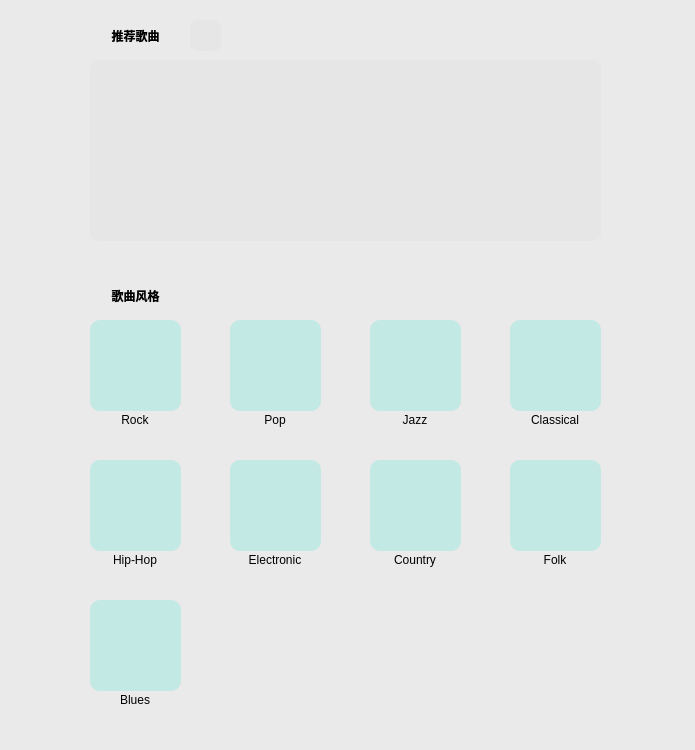
     <widget class="QWidget" name="scrollAreaWidgetContents">
      <property name="geometry">
       <rect>
        <x>0</x>
        <y>0</y>
        <width>695</width>
        <height>750</height>
       </rect>
      </property>
      <property name="styleSheet">
       <string notr="true">QWidget{
background-color: rgba(226, 226, 226, 0.5);
}</string>
      </property>
      <widget class="QLabel" name="recommendLabel">
       <property name="geometry">
        <rect>
         <x>90</x>
         <y>20</y>
         <width>91</width>
         <height>31</height>
        </rect>
       </property>
       <property name="styleSheet">
        <string notr="true">font: 87 15pt &quot;Arial Black&quot;;
font: bold;
background-color: transparent;</string>
       </property>
       <property name="text">
        <string>推荐歌曲</string>
       </property>
       <property name="alignment">
        <set>Qt::AlignCenter</set>
       </property>
      </widget>
      <widget class="QLabel" name="featureLabel">
       <property name="geometry">
        <rect>
         <x>90</x>
         <y>280</y>
         <width>91</width>
         <height>31</height>
        </rect>
       </property>
       <property name="styleSheet">
        <string notr="true">font: 87 15pt &quot;Arial Black&quot;;
font: bold;
background-color: transparent;</string>
       </property>
       <property name="text">
        <string>歌曲风格</string>
       </property>
       <property name="alignment">
        <set>Qt::AlignCenter</set>
       </property>
      </widget>
      <widget class="QPushButton" name="rockButton">
       <property name="geometry">
        <rect>
         <x>90</x>
         <y>320</y>
         <width>91</width>
         <height>91</height>
        </rect>
       </property>
       <property name="cursor">
        <cursorShape>PointingHandCursor</cursorShape>
       </property>
       <property name="styleSheet">
        <string notr="true">QPushButton{
	background-color:#c3e9e5;
	border-radius:10px;
	outline: 1px solid #0000ff;
}

QPushButton:hover
{
  border-radius:10px;
  background-color: rgb(0, 187, 193);
  border-color: rgba(255, 255, 255,200);
}</string>
       </property>
       <property name="text">
        <string/>
       </property>
       <property name="iconSize">
        <size>
         <width>72</width>
         <height>72</height>
        </size>
       </property>
      </widget>
      <widget class="QLabel" name="rockLabel">
       <property name="geometry">
        <rect>
         <x>100</x>
         <y>410</y>
         <width>70</width>
         <height>20</height>
        </rect>
       </property>
       <property name="styleSheet">
        <string notr="true">font: 87 8.5pt &quot;Arial Black&quot;;
background-color: transparent;</string>
       </property>
       <property name="text">
        <string>Rock</string>
       </property>
       <property name="alignment">
        <set>Qt::AlignCenter</set>
       </property>
      </widget>
      <widget class="QLabel" name="electronicLabel">
       <property name="geometry">
        <rect>
         <x>240</x>
         <y>550</y>
         <width>70</width>
         <height>20</height>
        </rect>
       </property>
       <property name="styleSheet">
        <string notr="true">font: 87 8.5pt &quot;Arial Black&quot;;
background-color: transparent;</string>
       </property>
       <property name="text">
        <string>Electronic</string>
       </property>
       <property name="alignment">
        <set>Qt::AlignCenter</set>
       </property>
      </widget>
      <widget class="QPushButton" name="hip_hopButton">
       <property name="geometry">
        <rect>
         <x>90</x>
         <y>460</y>
         <width>91</width>
         <height>91</height>
        </rect>
       </property>
       <property name="cursor">
        <cursorShape>PointingHandCursor</cursorShape>
       </property>
       <property name="styleSheet">
        <string notr="true">QPushButton{
	background-color:#c3e9e5;
	border-radius:10px;
	outline: 1px solid #0000ff;
}

QPushButton:hover
{
  border-radius:10px;
  background-color: rgb(0, 187, 193);
  border-color: rgba(255, 255, 255,200);
}</string>
       </property>
       <property name="text">
        <string/>
       </property>
       <property name="iconSize">
        <size>
         <width>72</width>
         <height>72</height>
        </size>
       </property>
      </widget>
      <widget class="QLabel" name="jazzLabel">
       <property name="geometry">
        <rect>
         <x>380</x>
         <y>410</y>
         <width>70</width>
         <height>20</height>
        </rect>
       </property>
       <property name="styleSheet">
        <string notr="true">font: 87 8.5pt &quot;Arial Black&quot;;
background-color: transparent;</string>
       </property>
       <property name="text">
        <string>Jazz</string>
       </property>
       <property name="alignment">
        <set>Qt::AlignCenter</set>
       </property>
      </widget>
      <widget class="QPushButton" name="jazzButton">
       <property name="geometry">
        <rect>
         <x>370</x>
         <y>320</y>
         <width>91</width>
         <height>91</height>
        </rect>
       </property>
       <property name="cursor">
        <cursorShape>PointingHandCursor</cursorShape>
       </property>
       <property name="styleSheet">
        <string notr="true">QPushButton{
	background-color:#c3e9e5;
	border-radius:10px;
	outline: 1px solid #0000ff;
}

QPushButton:hover
{
  border-radius:10px;
  background-color: rgb(0, 187, 193);
  border-color: rgba(255, 255, 255,200);
}</string>
       </property>
       <property name="text">
        <string/>
       </property>
       <property name="iconSize">
        <size>
         <width>72</width>
         <height>72</height>
        </size>
       </property>
      </widget>
      <widget class="QLabel" name="popLabel">
       <property name="geometry">
        <rect>
         <x>240</x>
         <y>410</y>
         <width>70</width>
         <height>20</height>
        </rect>
       </property>
       <property name="styleSheet">
        <string notr="true">font: 87 8.5pt &quot;Arial Black&quot;;
background-color: transparent;</string>
       </property>
       <property name="text">
        <string>Pop</string>
       </property>
       <property name="alignment">
        <set>Qt::AlignCenter</set>
       </property>
      </widget>
      <widget class="QPushButton" name="popButton">
       <property name="geometry">
        <rect>
         <x>230</x>
         <y>320</y>
         <width>91</width>
         <height>91</height>
        </rect>
       </property>
       <property name="cursor">
        <cursorShape>PointingHandCursor</cursorShape>
       </property>
       <property name="styleSheet">
        <string notr="true">QPushButton{
	background-color:#c3e9e5;
	border-radius:10px;
	outline: 1px solid #0000ff;
}

QPushButton:hover
{
  border-radius:10px;
  background-color: rgb(0, 187, 193);
  border-color: rgba(255, 255, 255,200);
}</string>
       </property>
       <property name="text">
        <string/>
       </property>
       <property name="iconSize">
        <size>
         <width>72</width>
         <height>72</height>
        </size>
       </property>
      </widget>
      <widget class="QLabel" name="hip_hopLabel">
       <property name="geometry">
        <rect>
         <x>100</x>
         <y>550</y>
         <width>70</width>
         <height>20</height>
        </rect>
       </property>
       <property name="styleSheet">
        <string notr="true">font: 87 8.5pt &quot;Arial Black&quot;;
background-color: transparent;</string>
       </property>
       <property name="text">
        <string>Hip-Hop</string>
       </property>
       <property name="alignment">
        <set>Qt::AlignCenter</set>
       </property>
      </widget>
      <widget class="QPushButton" name="electronicButton">
       <property name="geometry">
        <rect>
         <x>230</x>
         <y>460</y>
         <width>91</width>
         <height>91</height>
        </rect>
       </property>
       <property name="cursor">
        <cursorShape>PointingHandCursor</cursorShape>
       </property>
       <property name="styleSheet">
        <string notr="true">QPushButton{
	background-color:#c3e9e5;
	border-radius:10px;
	outline: 1px solid #0000ff;
}

QPushButton:hover
{
  border-radius:10px;
  background-color: rgb(0, 187, 193);
  border-color: rgba(255, 255, 255,200);
}</string>
       </property>
       <property name="text">
        <string/>
       </property>
       <property name="iconSize">
        <size>
         <width>72</width>
         <height>72</height>
        </size>
       </property>
      </widget>
      <widget class="QPushButton" name="countryButton">
       <property name="geometry">
        <rect>
         <x>370</x>
         <y>460</y>
         <width>91</width>
         <height>91</height>
        </rect>
       </property>
       <property name="cursor">
        <cursorShape>PointingHandCursor</cursorShape>
       </property>
       <property name="styleSheet">
        <string notr="true">QPushButton{
	background-color:#c3e9e5;
	border-radius:10px;
	outline: 1px solid #0000ff;
}

QPushButton:hover
{
  border-radius:10px;
  background-color: rgb(0, 187, 193);
  border-color: rgba(255, 255, 255,200);
}</string>
       </property>
       <property name="text">
        <string/>
       </property>
       <property name="iconSize">
        <size>
         <width>72</width>
         <height>72</height>
        </size>
       </property>
      </widget>
      <widget class="QLabel" name="classicalLabel">
       <property name="geometry">
        <rect>
         <x>520</x>
         <y>410</y>
         <width>70</width>
         <height>20</height>
        </rect>
       </property>
       <property name="styleSheet">
        <string notr="true">font: 87 8.5pt &quot;Arial Black&quot;;
background-color: transparent;</string>
       </property>
       <property name="text">
        <string>Classical</string>
       </property>
       <property name="alignment">
        <set>Qt::AlignCenter</set>
       </property>
      </widget>
      <widget class="QPushButton" name="classicalButton">
       <property name="geometry">
        <rect>
         <x>510</x>
         <y>320</y>
         <width>91</width>
         <height>91</height>
        </rect>
       </property>
       <property name="cursor">
        <cursorShape>PointingHandCursor</cursorShape>
       </property>
       <property name="styleSheet">
        <string notr="true">QPushButton{
	background-color:#c3e9e5;
	border-radius:10px;
	outline: 1px solid #0000ff;
}

QPushButton:hover
{
  border-radius:10px;
  background-color: rgb(0, 187, 193);
  border-color: rgba(255, 255, 255,200);
}</string>
       </property>
       <property name="text">
        <string/>
       </property>
       <property name="iconSize">
        <size>
         <width>75</width>
         <height>75</height>
        </size>
       </property>
      </widget>
      <widget class="QLabel" name="countryLabel">
       <property name="geometry">
        <rect>
         <x>380</x>
         <y>550</y>
         <width>70</width>
         <height>20</height>
        </rect>
       </property>
       <property name="styleSheet">
        <string notr="true">font: 87 8.5pt &quot;Arial Black&quot;;
background-color: transparent;</string>
       </property>
       <property name="text">
        <string>Country</string>
       </property>
       <property name="alignment">
        <set>Qt::AlignCenter</set>
       </property>
      </widget>
      <widget class="QPushButton" name="bluesButton">
       <property name="geometry">
        <rect>
         <x>90</x>
         <y>600</y>
         <width>91</width>
         <height>91</height>
        </rect>
       </property>
       <property name="cursor">
        <cursorShape>PointingHandCursor</cursorShape>
       </property>
       <property name="styleSheet">
        <string notr="true">QPushButton{
	background-color:#c3e9e5;
	border-radius:10px;
	outline: 1px solid #0000ff;
}

QPushButton:hover
{
  border-radius:10px;
  background-color: rgb(0, 187, 193);
  border-color: rgba(255, 255, 255,200);
}</string>
       </property>
       <property name="text">
        <string/>
       </property>
       <property name="iconSize">
        <size>
         <width>72</width>
         <height>72</height>
        </size>
       </property>
      </widget>
      <widget class="QLabel" name="bluesLabel">
       <property name="geometry">
        <rect>
         <x>100</x>
         <y>690</y>
         <width>70</width>
         <height>20</height>
        </rect>
       </property>
       <property name="styleSheet">
        <string notr="true">font: 87 8.5pt &quot;Arial Black&quot;;
background-color: transparent;</string>
       </property>
       <property name="text">
        <string>Blues</string>
       </property>
       <property name="alignment">
        <set>Qt::AlignCenter</set>
       </property>
      </widget>
      <widget class="QPushButton" name="folkButton">
       <property name="geometry">
        <rect>
         <x>510</x>
         <y>460</y>
         <width>91</width>
         <height>91</height>
        </rect>
       </property>
       <property name="cursor">
        <cursorShape>PointingHandCursor</cursorShape>
       </property>
       <property name="styleSheet">
        <string notr="true">QPushButton{
	background-color:#c3e9e5;
	border-radius:10px;
	outline: 1px solid #0000ff;
}

QPushButton:hover
{
  border-radius:10px;
  background-color: rgb(0, 187, 193);
  border-color: rgba(255, 255, 255,200);
}</string>
       </property>
       <property name="text">
        <string/>
       </property>
       <property name="iconSize">
        <size>
         <width>72</width>
         <height>72</height>
        </size>
       </property>
      </widget>
      <widget class="QLabel" name="folkLabel">
       <property name="geometry">
        <rect>
         <x>520</x>
         <y>550</y>
         <width>70</width>
         <height>20</height>
        </rect>
       </property>
       <property name="styleSheet">
        <string notr="true">font: 87 8.5pt &quot;Arial Black&quot;;
background-color: transparent;</string>
       </property>
       <property name="text">
        <string>Folk</string>
       </property>
       <property name="alignment">
        <set>Qt::AlignCenter</set>
       </property>
      </widget>
      <widget class="QListWidget" name="recommendListWidget">
       <property name="geometry">
        <rect>
         <x>90</x>
         <y>60</y>
         <width>511</width>
         <height>181</height>
        </rect>
       </property>
       <property name="styleSheet">
        <string notr="true">border-radius:8px;</string>
       </property>
      </widget>
      <widget class="QPushButton" name="recommendButton">
       <property name="geometry">
        <rect>
         <x>190</x>
         <y>20</y>
         <width>31</width>
         <height>31</height>
        </rect>
       </property>
       <property name="styleSheet">
        <string notr="true">QPushButton{
border-radius:8px;
border-image: url(:/new/prefix1/pic/Refresh.png);
}

QPushButton:hover{
  border-radius:8px;
  background-color: rgb(217, 217, 217);
  border-color: rgba(255, 255, 255,200);
}</string>
       </property>
       <property name="text">
        <string/>
       </property>
      </widget>
     </widget>
